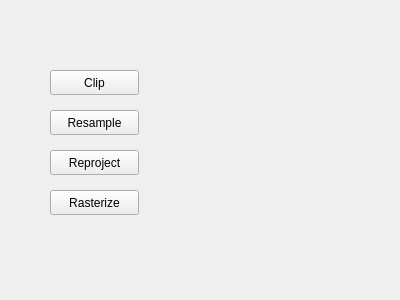
<?xml version="1.0" encoding="UTF-8"?>
<ui version="4.0">
 <class>WizardPage</class>
 <widget class="QWizardPage" name="WizardPage">
  <property name="geometry">
   <rect>
    <x>0</x>
    <y>0</y>
    <width>400</width>
    <height>300</height>
   </rect>
  </property>
  <property name="windowTitle">
   <string>WizardPage</string>
  </property>
  <widget class="QPushButton" name="pushButton">
   <property name="geometry">
    <rect>
     <x>50</x>
     <y>70</y>
     <width>89</width>
     <height>25</height>
    </rect>
   </property>
   <property name="text">
    <string>Clip</string>
   </property>
  </widget>
  <widget class="QPushButton" name="pushButton_3">
   <property name="geometry">
    <rect>
     <x>50</x>
     <y>150</y>
     <width>89</width>
     <height>25</height>
    </rect>
   </property>
   <property name="text">
    <string>Reproject</string>
   </property>
  </widget>
  <widget class="QPushButton" name="pushButton_4">
   <property name="geometry">
    <rect>
     <x>50</x>
     <y>190</y>
     <width>89</width>
     <height>25</height>
    </rect>
   </property>
   <property name="text">
    <string>Rasterize</string>
   </property>
  </widget>
  <widget class="QPushButton" name="pushButton_2">
   <property name="geometry">
    <rect>
     <x>50</x>
     <y>110</y>
     <width>89</width>
     <height>25</height>
    </rect>
   </property>
   <property name="text">
    <string>Resample</string>
   </property>
  </widget>
 </widget>
 <resources/>
 <connections/>
</ui>
